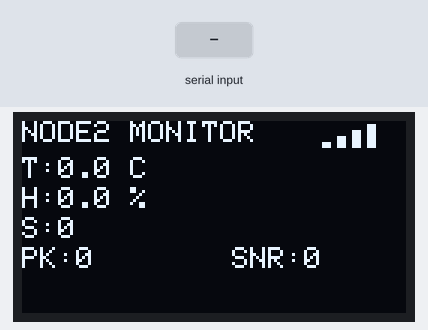
The sketch below on a simulated Arduino Uno, built with avr-gcc and run on an emulated ATmega328P. Parts: 128×64 one-colour display. Inputs (shaded band) come from the test bench. What the sketch prints to the serial monitor is not drawn.

Above: at 2.2 s.
2.3 s: "+RCV=\n" received over the second serial link
At 3.7 s:
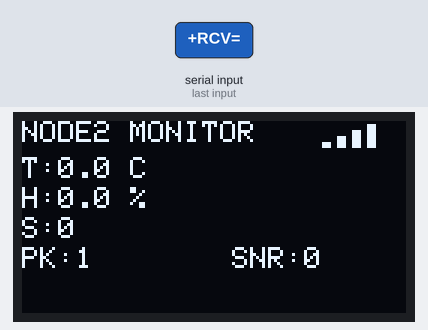
4.0 s: "+RCV=,45\n" received over the second serial link
At 4.8 s:
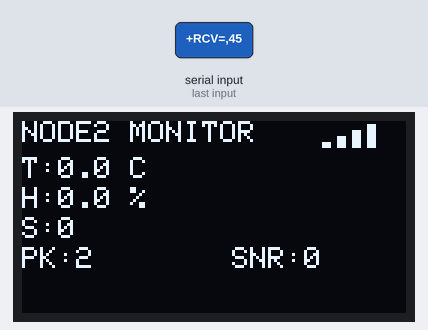
Timing chart, 0 to 7.0 s (numbered marks = the images above; inputs shaded):
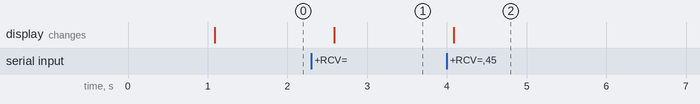

Measured:
- after the input at 2.3 s, the display: changes after 0.29 s (image 1)
- after the input at 4.0 s, the display: changes after 0.09 s (image 2)

The sketch:

receiver.ino
```cpp
#include <SoftwareSerial.h>
#include <Wire.h>
#include <Adafruit_GFX.h>
#include <Adafruit_SSD1306.h>

#define SCREEN_WIDTH 128
#define SCREEN_HEIGHT 64
#define OLED_RESET -1
Adafruit_SSD1306 display(SCREEN_WIDTH, SCREEN_HEIGHT, &Wire, OLED_RESET);

#define LORA_RX 9
#define LORA_TX 8
SoftwareSerial lora(LORA_RX, LORA_TX);

float temperature = 0, humidity = 0;
int soil = 0;                           // Thêm biến độ ẩm đất
int rssi = 0, snr = 0;
unsigned long packetCount = 0;
unsigned long lastDisplay = 0;

// Hàm vẽ cột sóng dạng 4 vạch dọc
void drawRSSIBars(int x, int y, int rssi) {
  int bars = 0;
  if (rssi >= -30) bars = 4;
  else if (rssi >= -50) bars = 3;
  else if (rssi >= -65) bars = 2;
  else if (rssi >= -80) bars = 1;

  for (int i = 0; i < 4; i++) {
    int x0 = x + i * 5;
    int height = (i + 1) * 2;
    if (i < bars)
      display.fillRect(x0, y + 8 - height, 3, height, WHITE);
    else
      display.drawRect(x0, y + 8 - height, 3, height, WHITE);
  }
}

void setup() {
  Serial.begin(9600);
  lora.begin(9600);
  Wire.begin();

  if (!display.begin(SSD1306_SWITCHCAPVCC, 0x3C)) {
    Serial.println("OLED NOT FOUND");
    while (1);
  }
  display.clearDisplay();
  display.setTextColor(SSD1306_WHITE);
  display.display();
  delay(1000);
  Serial.println("Node2 Ready");
}

void loop() {
  if (lora.available()) {
    String msg = lora.readStringUntil('\n');
    msg.trim();
    if (msg.startsWith("+RCV=")) {
      Serial.println(msg);
      packetCount++;

      // Parse RSSI & SNR
      int lastComma = msg.lastIndexOf(',');
      int secondLastComma = msg.lastIndexOf(',', lastComma - 1);
      if (secondLastComma > 0) {
        rssi = msg.substring(secondLastComma + 1, lastComma).toInt();
        snr = msg.substring(lastComma + 1).toInt();
      }

      // Parse nhiệt độ (T:)
      int tPos = msg.indexOf("T:");
      if (tPos >= 0) {
        int tEnd = msg.indexOf(',', tPos);
        if (tEnd > tPos)
          temperature = msg.substring(tPos + 2, tEnd).toFloat();
      }

      // Parse độ ẩm không khí (,H:)
      int hPos = msg.indexOf(",H:");
      if (hPos >= 0) {
        int hEnd = msg.indexOf(',', hPos + 1);
        if (hEnd > hPos)
          humidity = msg.substring(hPos + 3, hEnd).toFloat();
      }

      // Parse độ ẩm đất (,S:)
      int sPos = msg.indexOf(",S:");
      if (sPos >= 0) {
        int sEnd = msg.indexOf(',', sPos + 1);
        if (sEnd > sPos)
          soil = msg.substring(sPos + 3, sEnd).toInt();
      }
    }
  }

  if (millis() - lastDisplay >= 500) {
    lastDisplay = millis();
    drawOLED();
  }
}

void drawOLED() {
  display.clearDisplay();

  // Dòng tiêu đề + cột sóng
  display.setTextSize(1);
  display.setCursor(0, 0);
  display.print("NODE2 MONITOR");
  drawRSSIBars(100, 1, rssi);

  // Dòng 1: Nhiệt độ
  display.setCursor(0, 12);
  display.print("T:");
  display.print(temperature, 1);
  display.print(" C");

  // Dòng 2: Độ ẩm không khí
  display.setCursor(0, 22);
  display.print("H:");
  display.print(humidity, 1);
  display.print(" %");

  // Dòng 3: Độ ẩm đất
  display.setCursor(0, 32);
  display.print("S:");
  display.print(soil);
  display.print("   ");  // padding

  // Dòng 4: Packet count và SNR
  display.setCursor(0, 42);
  display.print("PK:");
  display.print(packetCount);
  display.setCursor(70, 42);
  display.print("SNR:");
  display.print(snr);

  display.display();
}
```
